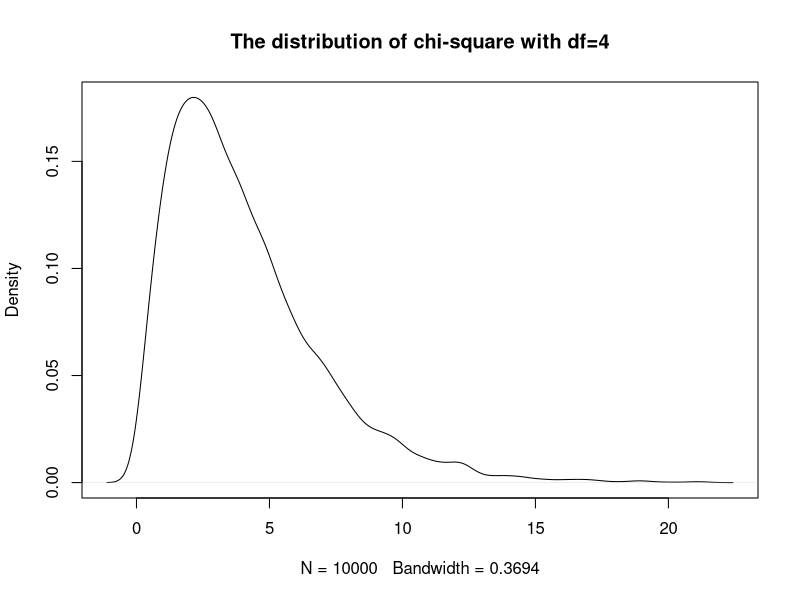
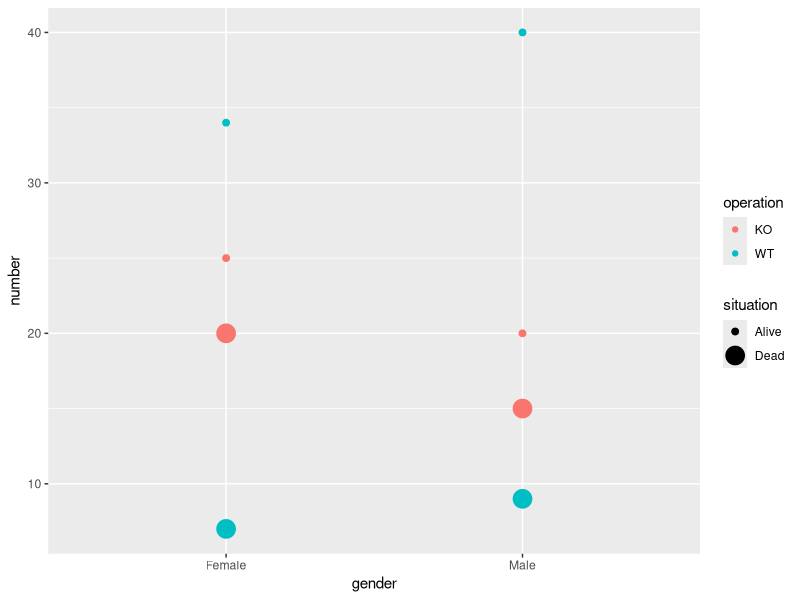
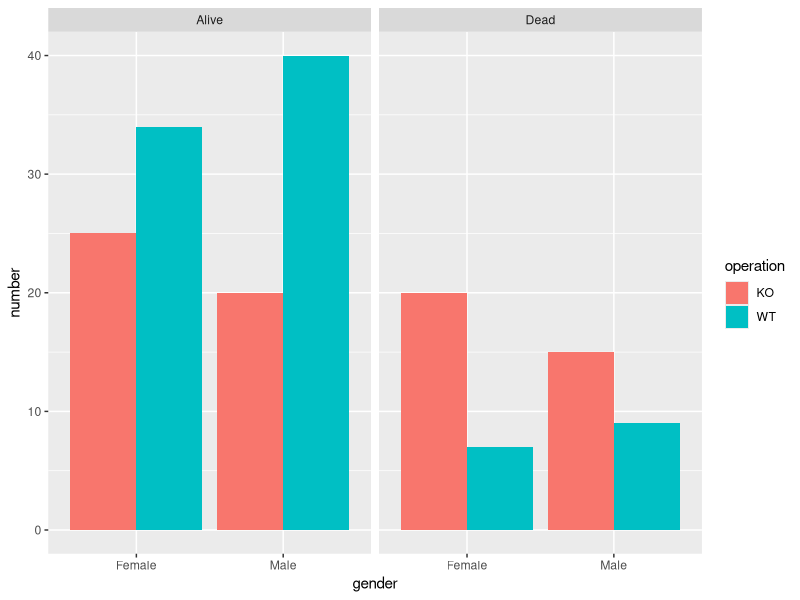
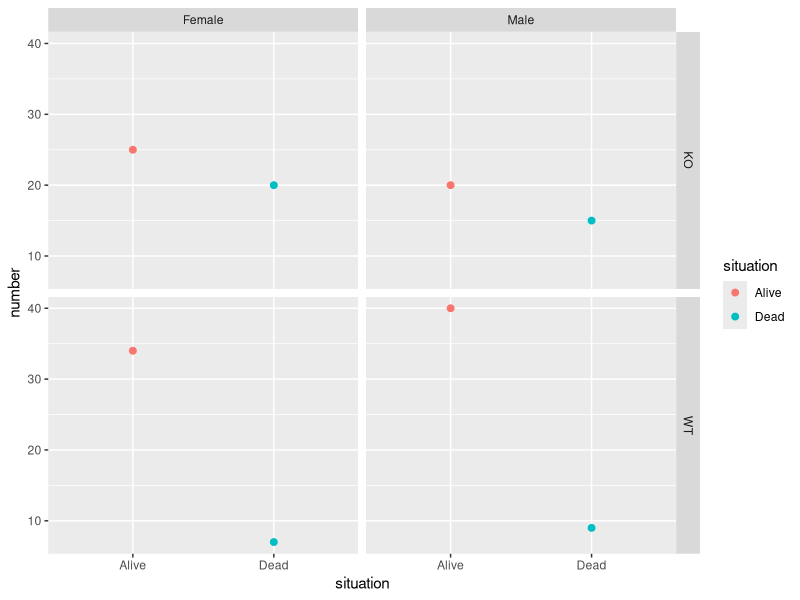

R code for these plots, in order:
library(tidyverse)

# 1
favorite <- c(40, 32, 48, 57, 23)
chisq.test(favorite, p = rep(0.2, 5))
## The p_value is 0.001, so we reject H0, the company should not produce the 
## same amount of ice cream with different flavours.

# 2
## H0: There is no difference about people's favorite among different flavours.
X <- replicate(n = 5, rnorm(10000, 0, 1), simplify = T)
X_square <- X^2
sum <- apply(X_square, 1, sum)
chi_square <- (32-40)^2/32 + (32-40)^2/48 + (57-40)^2/57 + (23-40)^2/23
p_sim <- mean(sum >= chi_square)
p_real <- chisq.test(favorite)$p.value

# 3 
## df = 4
random <- rchisq(10000, 4)
plot(density(random), main = "The distribution of chi-square with df=4")

# 4, 5
WT_matrix <- matrix(c(40,34,9,7), nrow = 2, byrow = T)
                    
KO_matrix <- matrix(c(20,25,15,20), nrow = 2, byrow = T)
                  
data <- array(c(WT_matrix, KO_matrix), dim = c(2,2,2),
              dimnames = list(c("Alive", "Dead"), 
                              c("Male", "Female"), 
                              c("WT", "KO")))
print(data)

# 6
summary(as.table(data))

# 7
## Redesign the data.
data_new <- data.frame("operation" = rep(c("WT", "KO"), each = 4),
                       "gender" = rep(c("Male", "Female"), each = 2, 2),
                       "situation" = rep(c("Alive", "Dead"), 4),
                       "number" = c(40, 9, 34, 7, 20, 15, 25, 20))
ggplot(data_new, aes(x = gender, y = number)) +
  geom_point(aes(color = operation, size = situation))

ggplot(data_new, aes(x = gender, y = number)) + 
  geom_bar(stat = "identity", position = "dodge", aes(fill = operation)) +
  facet_grid(.~situation)

ggplot(data_new, aes(x = situation, y = number)) +
  geom_point(aes(color = situation), size = 2) +
  facet_grid(operation~gender)

# Additional exercise
## H0: The survival of mice is independent on geneX and sex.
## Reshape the data. (WT, Male) as A; (WT, Female) as B; (KO, Male) as C; (KO, Female) as D.
new_data2 <- matrix(c(40,34,20,25,9,7,15,20), nrow = 2, byrow = T, 
                    dimnames = list(c("Alive", "Dead"), c("A", "B", "C", "D")))
chisq.test(new_data2)

## Therefore, we accept HA. The survival of mice is dependent on geneX and sex.